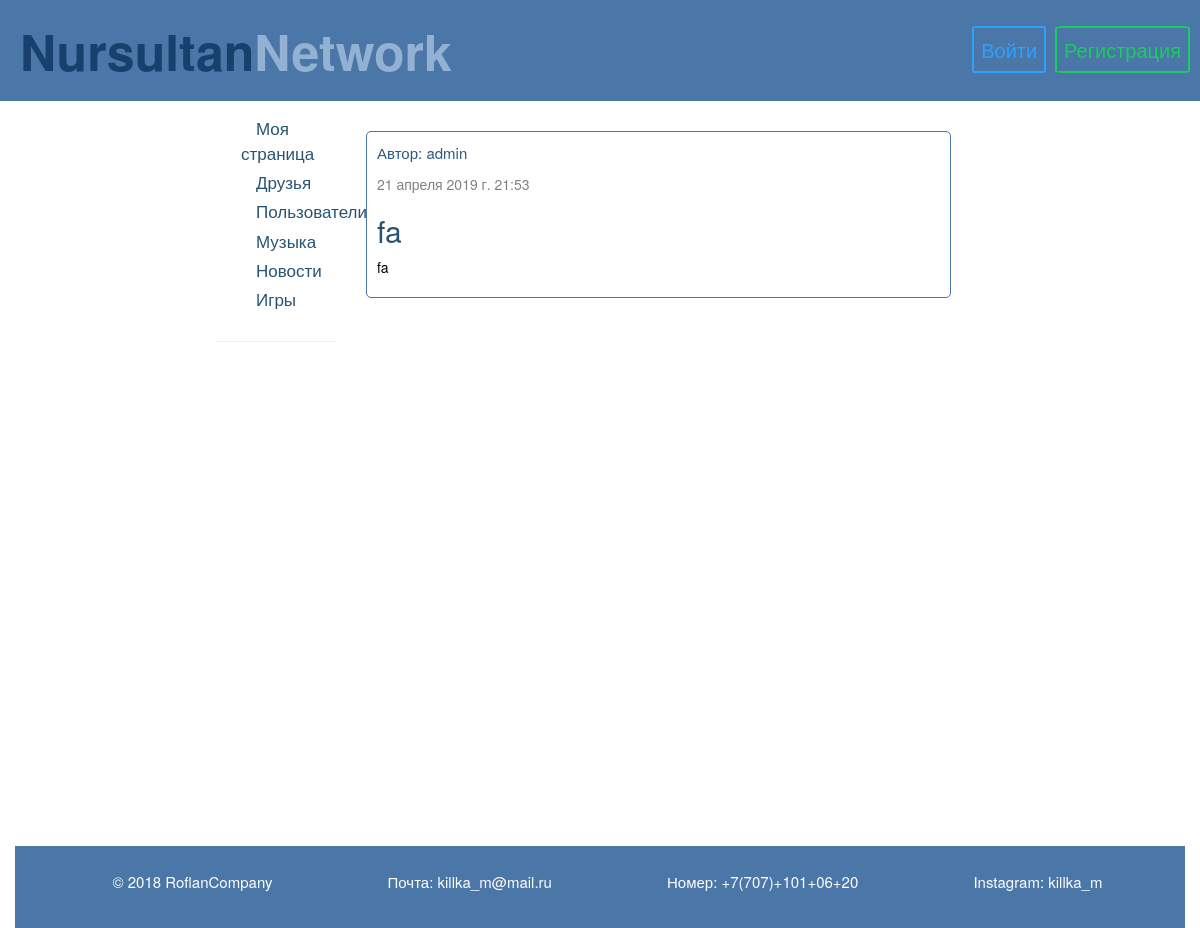
/feed/post/40/, run on the app's committed database.
### mysocial/models.py (models this page shows, shortened)
class Post(models.Model):
    author = models.ForeignKey(User, on_delete=models.CASCADE)
    title = models.CharField(max_length=200)
    image = models.ImageField(null=True, blank=True, width_field="width_field", height_field="height_field")
    height_field=models.IntegerField(default=330)
    width_field = models.IntegerField(default=330)
    text = models.TextField()
    created_date = models.DateTimeField(default=timezone.now)
    published_date = models.DateTimeField(blank=True, null=True)

### mysocial/views.py (the view)
# urls.py: path('feed/post/<int:pk>/', views.com_detail, name='com_detail'),
def com_detail(request, pk):
    post = get_object_or_404(Post, pk=pk)
    return render(request, 'mysocial/com_detail.html', {'post': post})

### mysocial/templates/mysocial/com_detail.html (shortened to what this page needs)
{% extends 'mysocial/base.html' %}
{% block content %}
    <div class="post">
        {% if post.published_date %}
            <div class="date">
                <p class="author"> Автор: {{ post.author}} <p style="oolor:gray;">{{ post.published_date }}</p></p>
            </div>
        {% endif %}
        <h2>{{ post.title }}</h2>
        <p style="color:black">{{ post.text|linebreaksbr }}</p>
    </div>
{% endblock %}

### social/static/css/css1.css (style rules this page uses)
body { background-color: white; }
.author { color:#2a5885; font-size: 15px; }
.date { color:gray; }
.post { padding: 10px; border:1px solid #4a76a8; margin-top: 20px; border-radius: 5px; color:#285473; width: 100%; position: relative; }
* { margin: 0; padding: 0; }

### data on the page
Post: author "admin", published_date "21 апреля 2019 г. 21:53", title "fa", text "fa"
